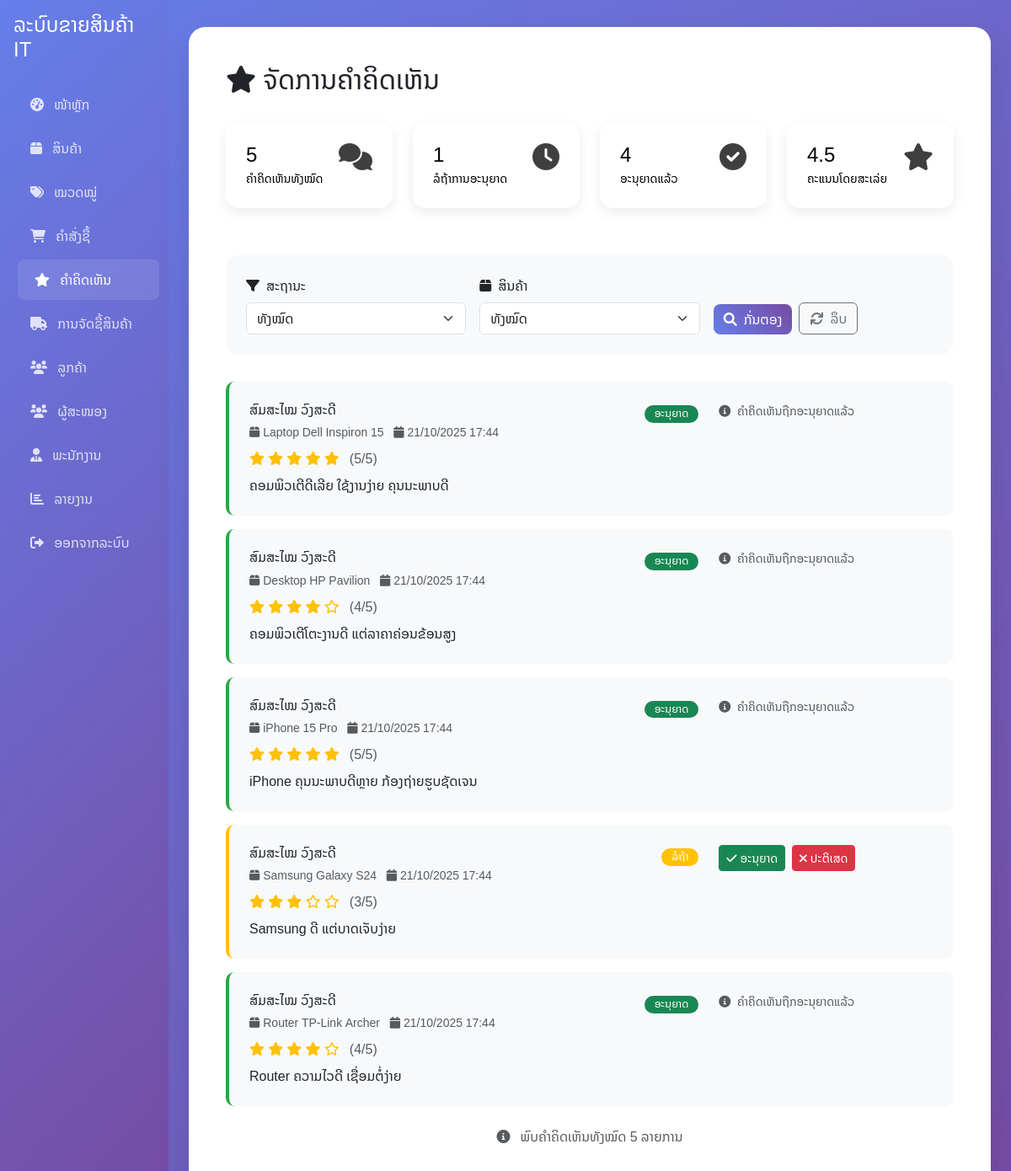
The page /admin/reviews.php (signed in) on the database its author committed.
### tables this page shows
CREATE TABLE reviews (
    id INT AUTO_INCREMENT PRIMARY KEY,
    customer_id INT,
    product_id INT,
    order_id INT,
    rating INT NOT NULL CHECK (rating >= 1 AND rating <= 5),
    comment TEXT,
    status ENUM('pending', 'approved', 'rejected') DEFAULT 'pending',
    created_at TIMESTAMP DEFAULT CURRENT_TIMESTAMP,
    updated_at TIMESTAMP DEFAULT CURRENT_TIMESTAMP ON UPDATE CURRENT_TIMESTAMP,
    FOREIGN KEY (customer_id) REFERENCES customers(id),
    FOREIGN KEY (product_id) REFERENCES products(id),
    FOREIGN KEY (order_id) REFERENCES orders(id)
);

CREATE TABLE customers (
    id INT AUTO_INCREMENT PRIMARY KEY,
    first_name VARCHAR(100) NOT NULL,
    last_name VARCHAR(100) NOT NULL,
    email VARCHAR(255) UNIQUE NOT NULL,
    phone VARCHAR(20),
    address TEXT,
    password VARCHAR(255) NOT NULL,
    status ENUM('active', 'inactive') DEFAULT 'active',
    created_at TIMESTAMP DEFAULT CURRENT_TIMESTAMP,
    updated_at TIMESTAMP DEFAULT CURRENT_TIMESTAMP ON UPDATE CURRENT_TIMESTAMP
);

CREATE TABLE products (
    id INT AUTO_INCREMENT PRIMARY KEY,
    category_id INT,
    name VARCHAR(255) NOT NULL,
    description TEXT,
    price DECIMAL(10,2) NOT NULL,
    stock_quantity INT DEFAULT 0,
    image_url VARCHAR(500),
    status ENUM('active', 'inactive') DEFAULT 'active',
    created_at TIMESTAMP DEFAULT CURRENT_TIMESTAMP,
    updated_at TIMESTAMP DEFAULT CURRENT_TIMESTAMP ON UPDATE CURRENT_TIMESTAMP,
    FOREIGN KEY (category_id) REFERENCES product_categories(id)
);

### admin/reviews.php (the view, shortened to what this page needs)
<?php
$database = new Database();
$db = $database->getConnection();
$where_conditions = [];
$params = [];
$where_clause = !empty($where_conditions) ? 'WHERE ' . implode(' AND ', $where_conditions) : '';
try {
    $query = "SELECT r.*, c.first_name, c.last_name, p.name as product_name, p.price as product_price
              FROM reviews r
              LEFT JOIN customers c ON r.customer_id = c.id
              LEFT JOIN products p ON r.product_id = p.id
              $where_clause
              ORDER BY r.created_at DESC";
    $stmt = $db->prepare($query);
    $stmt->execute($params);
    $reviews = $stmt->fetchAll(PDO::FETCH_ASSOC);
} catch (PDOException $e) {
    $error = "Error loading reviews: " . $e->getMessage();
    $reviews = [];
}
try {
    $query = "SELECT
                COUNT(id) as total_reviews,
                COALESCE(COUNT(CASE WHEN status = 'pending' THEN 1 END), 0) as pending_reviews,
                COALESCE(COUNT(CASE WHEN status = 'approved' THEN 1 END), 0) as approved_reviews,
                COALESCE(COUNT(CASE WHEN status = 'rejected' THEN 1 END), 0) as rejected_reviews,
                COALESCE(AVG(CASE WHEN status = 'approved' THEN rating ELSE NULL END), 0) as avg_rating
              FROM reviews";
    $stmt = $db->prepare($query);
    $stmt->execute();
    $stats = $stmt->fetch(PDO::FETCH_ASSOC);
    $stats['total_reviews'] = (int)$stats['total_reviews'];
    $stats['pending_reviews'] = (int)$stats['pending_reviews'];
    $stats['approved_reviews'] = (int)$stats['approved_reviews'];
    $stats['rejected_reviews'] = (int)$stats['rejected_reviews'];
    $stats['avg_rating'] = round(floatval($stats['avg_rating']), 1);
} catch (PDOException $e) {
    error_log("Error fetching review statistics: " . $e->getMessage());
    $stats = ['total_reviews' => 0, 'pending_reviews' => 0, 'approved_reviews' => 0, 'rejected_reviews' => 0, 'avg_rating' => 0];
}
?>
<!DOCTYPE html>
<html lang="lo">
<head>
    <link href="https://cdn.jsdelivr.net/npm/bootstrap@5.3.0/dist/css/bootstrap.min.css" rel="stylesheet">
    <link href="https://cdnjs.cloudflare.com/ajax/libs/font-awesome/6.0.0/css/all.min.css" rel="stylesheet">
    <link href="https://cdn.jsdelivr.net/npm/sweetalert2@11/dist/sweetalert2.min.css" rel="stylesheet">
</head>
<body>
    <?php include 'includes/header.php'; ?>
    <div class="container-fluid">
        <div class="row">
            <?php include 'includes/sidebar.php'; ?>
            <main class="col-md-9 ms-sm-auto col-lg-10 px-md-4">
                <div class="main-content">
                    <div class="p-4">
                        <div class="d-flex justify-content-between align-items-center mb-4">
                            <h2>
                                <i class="fas fa-star me-2"></i>ຈັດການຄຳຄິດເຫັນ
                            </h2>
                        </div>
                        <div class="row mb-4">
                            <div class="col-md-3">
                                <div class="stats-card">
                                    <div class="d-flex justify-content-between">
                                        <div>
                                            <h4 class="mb-0"><?php echo isset($stats['total_reviews']) ? $stats['total_reviews'] : '0'; ?></h4>
                                            <small>ຄຳຄິດເຫັນທັງໝົດ</small>
                                        </div>
                                        <i class="fas fa-comments fa-2x opacity-75"></i>
                                    </div>
                                </div>
                            </div>
                            <div class="col-md-3">
                                <div class="stats-card">
                                    <div class="d-flex justify-content-between">
                                        <div>
                                            <h4 class="mb-0"><?php echo $stats['pending_reviews']; ?></h4>
                                            <small>ລໍຖ້າການອະນຸຍາດ</small>
                                        </div>
                                        <i class="fas fa-clock fa-2x opacity-75"></i>
                                    </div>
                                </div>
                            </div>
                            <div class="col-md-3">
                                <div class="stats-card">
                                    <div class="d-flex justify-content-between">
                                        <div>
                                            <h4 class="mb-0"><?php echo $stats['approved_reviews']; ?></h4>
                                            <small>ອະນຸຍາດແລ້ວ</small>
                                        </div>
                                        <i class="fas fa-check-circle fa-2x opacity-75"></i>
                                    </div>
                                </div>
                            </div>
                            <div class="col-md-3">
                                <div class="stats-card">
                                    <div class="d-flex justify-content-between">
                                        <div>
                                            <h4 class="mb-0"><?php echo round($stats['avg_rating'], 1); ?></h4>
                                            <small>ຄະແນນໂດຍສະເລ່ຍ</small>
                                        </div>
                                        <i class="fas fa-star fa-2x opacity-75"></i>
                                    </div>
                                </div>
                            </div>
                        </div>
                        <div class="filter-section">
                            <form method="GET" class="row g-3">
                                <div class="col-md-4">
                                    <label for="status" class="form-label">
                                        <i class="fas fa-filter me-2"></i>ສະຖານະ
                                    </label>
                                    <select class="form-select" id="status" name="status">
                                        <option value="">ທັງໝົດ</option>
                                    </select>
                                </div>
                                <div class="col-md-4">
                                    <label for="product" class="form-label">
                                        <i class="fas fa-box me-2"></i>ສິນຄ້າ
                                    </label>
                                    <select class="form-select" id="product" name="product">
                                        <option value="0">ທັງໝົດ</option>
                                    </select>
                                </div>
                                <div class="col-md-4 d-flex align-items-end">
                                    <button type="submit" class="btn btn-primary me-2">
                                        <i class="fas fa-search me-2"></i>ກັ່ນຕອງ
                                    </button>
                                    <a href="reviews.php" class="btn btn-outline-secondary">
                                        <i class="fas fa-refresh me-2"></i>ລຶບ
                                    </a>
                                </div>
                            </form>
                        </div>
                        <?php if (empty($reviews)): ?>
                            <div class="text-center py-5">
                                <i class="fas fa-comments fa-3x text-muted mb-3"></i>
                                <h4 class="text-muted">ບໍ່ມີຄຳຄິດເຫັນ</h4>
                                <p class="text-muted">ບໍ່ມີຄຳຄິດເຫັນທີ່ກົງກັບການກັ່ນຕອງຂອງທ່ານ</p>
                            </div>
                        <?php else: ?>
                            <?php foreach ($reviews as $review): ?>
                                <div class="review-card <?php echo $review['status']; ?>">
                                    <div class="row">
                                        <div class="col-md-8">
                                            <div class="d-flex justify-content-between align-items-start mb-2">
                                                <div>
                                                    <h6 class="mb-1"><?php echo htmlspecialchars($review['first_name'] . ' ' . $review['last_name']); ?></h6>
                                                    <small class="text-muted">
                                                        <i class="fas fa-box me-1"></i><?php echo htmlspecialchars($review['product_name']); ?>
                                                        <span class="ms-2">
                                                            <i class="fas fa-calendar me-1"></i><?php echo date('d/m/Y H:i', strtotime($review['created_at'])); ?>
                                                        </span>
                                                    </small>
                                                </div>
                                                <div>
                                                    <span class="badge bg-<?php echo $review['status'] === 'pending' ? 'warning' : ($review['status'] === 'approved' ? 'success' : 'danger'); ?> status-badge">
                                                        <?php echo $review['status'] === 'pending' ? 'ລໍຖ້າ' : ($review['status'] === 'approved' ? 'ອະນຸຍາດ' : 'ປະຕິເສດ'); ?>
                                                    </span>
                                                </div>
                                            </div>
                                            <div class="rating-stars mb-2">
                                                <?php for ($i = 1; $i <= 5; $i++): ?>
                                                    <i class="<?php echo $i <= $review['rating'] ? 'fas' : 'far'; ?> fa-star"></i>
                                                <?php endfor; ?>
                                                <span class="ms-2 text-muted">(<?php echo $review['rating']; ?>/5)</span>
                                            </div>
                                            <p class="mb-0"><?php echo nl2br(htmlspecialchars($review['comment'])); ?></p>
                                        </div>
                                        <div class="col-md-4">
                                            <?php if ($review['status'] === 'pending'): ?>
                                                <div class="d-flex gap-2">
                                                    <form method="POST" style="display: inline;">
                                                        <button type="submit" class="btn btn-success btn-sm"
                                                            onclick="return confirm('ທ່ານແນ່ໃຈບໍ່ວ່າຕ້ອງການອະນຸຍາດຄຳຄິດເຫັນນີ້?')">
                                                            <i class="fas fa-check me-1"></i>ອະນຸຍາດ
                                                        </button>
                                                    </form>
                                                    <form method="POST" style="display: inline;">
                                                        <button type="submit" class="btn btn-danger btn-sm"
                                                            onclick="return confirm('ທ່ານແນ່ໃຈບໍ່ວ່າຕ້ອງການປະຕິເສດຄຳຄິດເຫັນນີ້?')">
                                                            <i class="fas fa-times me-1"></i>ປະຕິເສດ
                                                        </button>
                                                    </form>
                                                </div>
                                            <?php else: ?>
                                                <div class="text-muted small">
                                                    <i class="fas fa-info-circle me-1"></i>
                                                    ຄຳຄິດເຫັນຖືກ<?php echo $review['status'] === 'approved' ? 'ອະນຸຍາດ' : 'ປະຕິເສດ'; ?>ແລ້ວ
                                                </div>
                                            <?php endif; ?>
                                        </div>
                                    </div>
                                </div>
                            <?php endforeach; ?>
                            <div class="text-center mt-4">
                                <p class="text-muted">
                                    <i class="fas fa-info-circle me-2"></i>
                                    ພົບຄຳຄິດເຫັນທັງໝົດ <?php echo count($reviews); ?> ລາຍການ
                                </p>
                            </div>
                        <?php endif; ?>
                    </div>
                </div>
            </main>
        </div>
    </div>
</body>
</html>

### admin/reviews.php (style rules this page uses)
body { font-family: 'Noto Sans Lao', sans-serif; background: linear-gradient(135deg, #667eea 0%, #764ba2 100%); min-height: 100vh; }
.main-content { background: white; border-radius: 20px; box-shadow: 0 20px 40px rgba(0, 0, 0, 0.1); margin: 2rem 0; }
.stats-card { background: linear-gradient(135deg, #667eea 0%, #764ba2 100%); color: black; border-radius: 15px; padding: 1.5rem; margin-bottom: 2rem; }
.review-card { background: #f8f9fa; border-radius: 10px; padding: 1.5rem; margin-bottom: 1rem; border-left: 4px solid #dee2e6; }
.review-card.pending { border-left-color: #ffc107; }
.review-card.approved { border-left-color: #28a745; }
.rating-stars { color: #ffc107; }
.status-badge { font-size: 0.8rem; }
.filter-section { background: #f8f9fa; border-radius: 15px; padding: 1.5rem; margin-bottom: 2rem; }

### admin/includes/admin_styles.php (style rules this page uses)
body { font-family: 'Noto Sans Lao', sans-serif; background-color: #f8f9fa; }
.main-content { padding: 20px; }
.btn-primary { background: linear-gradient(45deg, #667eea, #764ba2); border: none; border-radius: 8px; }
.status-badge { padding: 4px 12px; border-radius: 20px; font-size: 0.8rem; font-weight: 500; }
.stats-card { background: white; border-radius: 15px; padding: 1.5rem; box-shadow: 0 5px 15px rgba(0,0,0,0.08); transition: transform 0.3s ease; }

### rows shown on the page
reviews: customer.last_name "ສົມສະໄໝ ວົງສະດີ", product.name "Laptop Dell Inspiron 15", created_at "21/10/2025 17:44", status "ອະນຸຍາດ", rating "5", comment "ຄອມພິວເຕີດີເລີຍ ໃຊ້ງານງ່າຍ ຄຸນນະພາບດີ"
reviews: customer.last_name "ສົມສະໄໝ ວົງສະດີ", product.name "Desktop HP Pavilion", created_at "21/10/2025 17:44", status "ອະນຸຍາດ", rating "4", comment "ຄອມພິວເຕີໂຕະງານດີ ແຕ່ລາຄາຄ່ອນຂ້ອນສູງ"
reviews: customer.last_name "ສົມສະໄໝ ວົງສະດີ", product.name "iPhone 15 Pro", created_at "21/10/2025 17:44", status "ອະນຸຍາດ", rating "5", comment "iPhone ຄຸນນະພາບດີຫຼາຍ ກ້ອງຖ່າຍຮູບຊັດເຈນ"
reviews: customer.last_name "ສົມສະໄໝ ວົງສະດີ", product.name "Samsung Galaxy S24", created_at "21/10/2025 17:44", status "ລໍຖ້າ", rating "3", comment "Samsung ດີ ແຕ່ບາດເຈັບງ່າຍ"
reviews: customer.last_name "ສົມສະໄໝ ວົງສະດີ", product.name "Router TP-Link Archer", created_at "21/10/2025 17:44", status "ອະນຸຍາດ", rating "4", comment "Router ຄວາມໄວດີ ເຊື່ອມຕໍ່ງ່າຍ"

### other values the page prints
$stats['total_reviews'] "5"
$stats['pending_reviews'] "1"
$stats['approved_reviews'] "4"
$stats['avg_rating'] "4.5"
count($reviews) "5"
